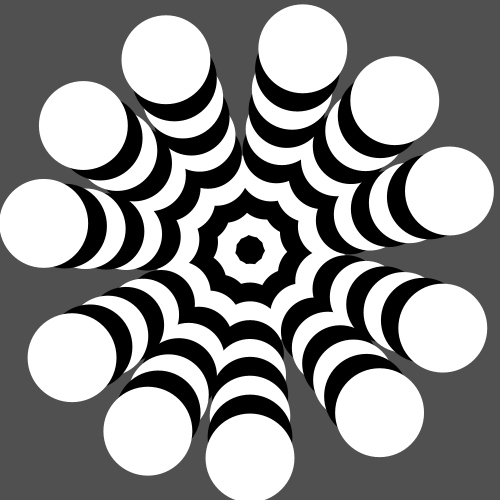
Frame 1 (no input)
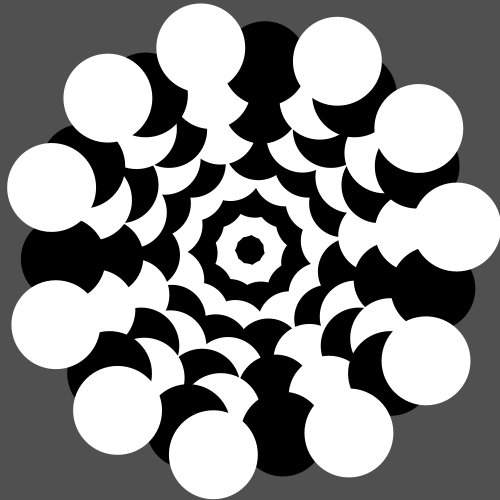
Frame 60 (the mouse pressed at the canvas centre just before this capture)
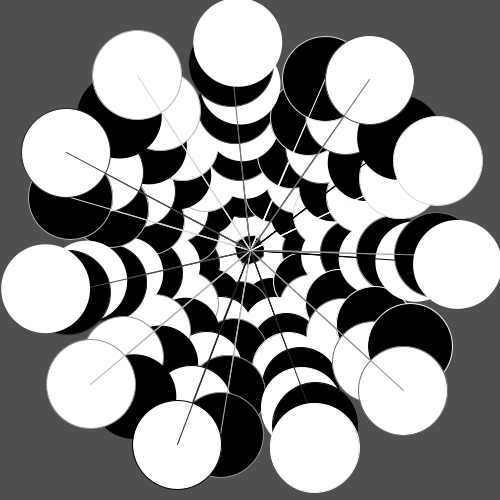
Frame 120 (the mouse held since frame 60 and released just before this capture)

The Processing sketch that drew these frames (run headless with seeded random() and noise(); from frame 60 on, the mouse is pressed at the canvas centre):

// Processing sketch: coordenadasPolaresEnCicloForAnimado
// ── coordenadasPolaresEnCicloForAnimado.pde
float angulo = 0;
int escala;
float centroX, centroY;
float x, y;
float tam;
color colorDeRelleno;
float velocidad;
void setup() {
  size(500, 500);
  smooth();
  centroX = width/2;
  centroY = width/2;
  tam = width/200;
  surface.setResizable(true);
  colorMode(HSB);
}
void draw() {
  background(80);
  escala = 0;
  tam = width/10;
  centroX = width/2;
  centroY = width/2;
  for (int j = 0; j < 100; j+=10) {
    for (int i = 0; i <= 360; i+= 36) {
      pushMatrix();
      noStroke();
      if (mousePressed) {
        stroke(i);
        line(mouseX, mouseY, x, y);
        translate(mouseX-width/2, mouseY-height/2);
      }
      if (j % 20 == 0) {
        colorDeRelleno = 0;
        angulo = angulo + i + radians(180);
        angulo =  i + velocidad;
      } else {
        colorDeRelleno = 255;
        angulo =  i - velocidad;
      }
      y = centroY + cos(angulo) * escala; 
      x = centroX + sin(angulo) * escala;
      fill(colorDeRelleno);
      ellipse(x, y, tam, tam);

      popMatrix();
    }
    tam = tam * 5;
    tam = map(tam, 0, width/10  * 5 * 10, 5, width);
    escala =  height/5 + int(j*5);
    escala = int(map(escala, 0, height/5  + 500, 0, width/2));
  }
  velocidad +=.003;
}
